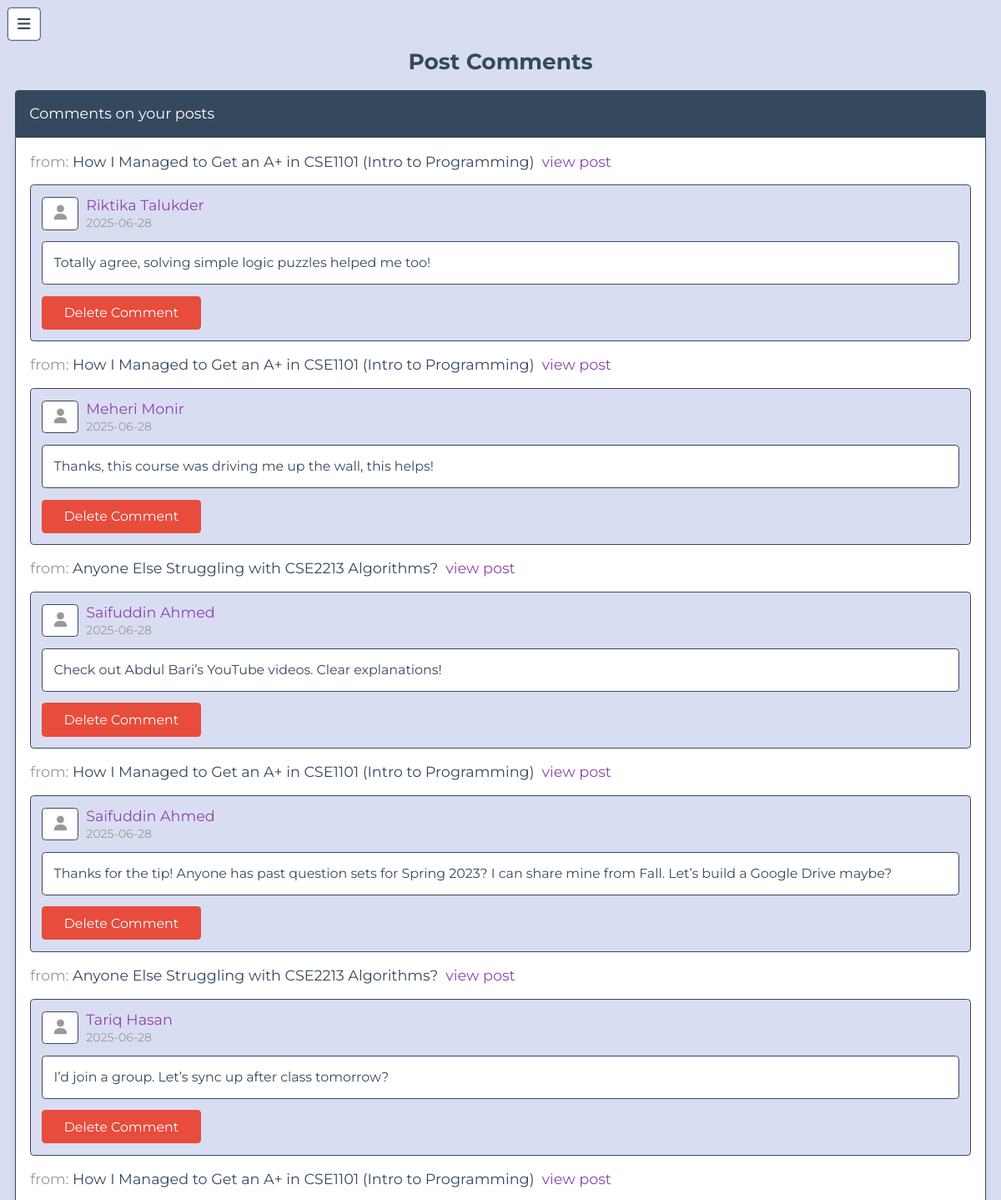
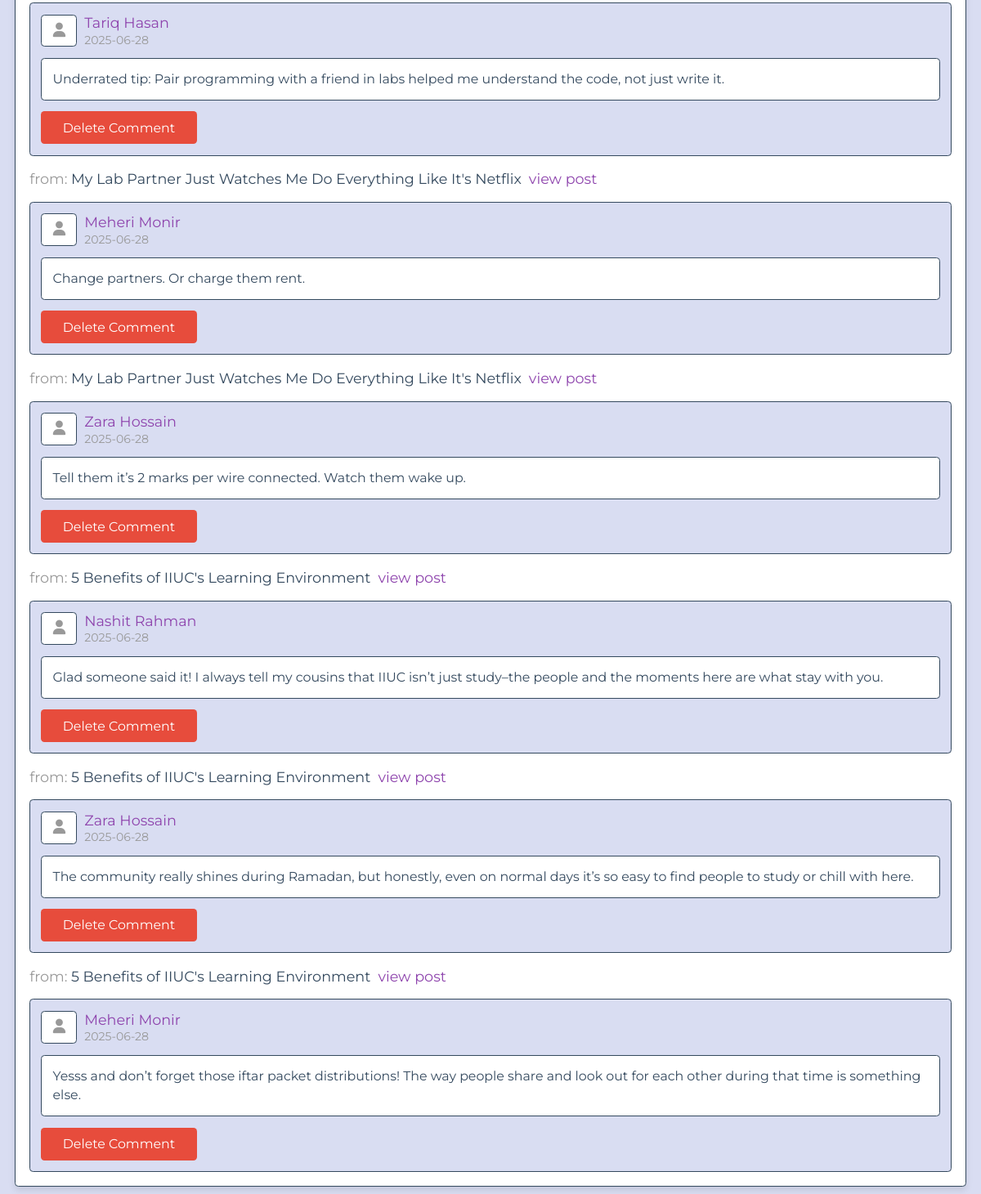
The page /project_blog/my_comments.php (signed in) on the database its author committed (2 pictures, top to bottom).
### tables this page shows
CREATE TABLE `posts` (
  `id` int(100) NOT NULL,
  `user_id` int(100) NOT NULL,
  `name` varchar(100) NOT NULL,
  `title` varchar(100) NOT NULL,
  `content` varchar(10000) NOT NULL,
  `image` varchar(100) NOT NULL,
  `date` date NOT NULL DEFAULT current_timestamp(),
  `status` varchar(10) NOT NULL
);

CREATE TABLE `comments` (
  `id` int(100) NOT NULL,
  `post_id` int(100) NOT NULL,
  `user_id` int(100) NOT NULL,
  `user_name` varchar(50) NOT NULL,
  `comment` varchar(1000) NOT NULL,
  `date` date NOT NULL DEFAULT current_timestamp()
);

### project_blog/my_comments.php (the view, shortened to what this page needs)
<!DOCTYPE html>
<html lang="en">
<head>
   <link rel="stylesheet" href="https://cdnjs.cloudflare.com/ajax/libs/font-awesome/6.1.1/css/all.min.css">
   <link rel="stylesheet" href="css/admin_style.css">
</head>
<body>
<?php include 'user_profile_header.php'; ?>
<section class="comments">
   <h1 class="heading">Post Comments</h1>
   <p class="comment-title">Comments on your posts</p>
   <div class="box-container">
   <?php
   $select_comments = $conn->prepare("SELECT c.* FROM comments c
                                      JOIN posts p ON c.post_id = p.id
                                      WHERE p.user_id = ?");
   $select_comments->execute([$user_id]);
   if ($select_comments->rowCount() > 0) {
      while ($fetch_comments = $select_comments->fetch(PDO::FETCH_ASSOC)) {
   ?>
      <?php
      $select_posts = $conn->prepare("SELECT * FROM `posts` WHERE id = ?");
      $select_posts->execute([$fetch_comments['post_id']]);
      while ($fetch_posts = $select_posts->fetch(PDO::FETCH_ASSOC)) {
      ?>
         <div class="post-title">
            from: <span><?= $fetch_posts['title']; ?></span>
            <a href="my_posts.php?post_id=<?= $fetch_posts['id']; ?>">view post</a>
         </div>
      <?php } ?>
      <div class="box">
         <div class="user">
            <i class="fas fa-user"></i>
            <div class="user-info">
               <span><?= $fetch_comments['user_name']; ?></span>
               <div><?= $fetch_comments['date']; ?></div>
            </div>
         </div>
         <div class="text"><?= $fetch_comments['comment']; ?></div>
         <form action="" method="POST">
            <button type="submit" class="inline-delete-btn" name="delete_comment" onclick="return confirm('Delete this comment?');">delete comment</button>
         </form>
      </div>
   <?php
      }
   } else {
      echo '<p class="empty">No comments on your posts yet!</p>';
   }
   ?>
   </div>
</section>
</body>
</html>

### project_blog/css/admin_style.css (style rules this page uses)
:root { --main-color: #8e44ad; --red: #e74c3c; --orange: #f39c12; --black: #34495e; --white: #fff; --light-bg: hsl(230, 50%, 90%); --light-color: #999; --border: 0.2rem solid var(--black); --box-shadow: 0 0.5rem 1rem rgba(0, 0, 0, 0.1); }
* { font-family: "Montserrat", sans-serif; margin: 0; padding: 0; box-sizing: border-box; text-decoration: none; outline: none; border: none; }
html { font-size: 62.5%; overflow-x: hidden; }
body { background-color: var(--light-bg); padding-left: 35rem; }
section { max-width: 1200px; margin: 0 auto; padding: 2rem; }
.btn, .delete-btn, .option-btn, .inline-btn, .inline-option-btn, .inline-delete-btn { margin-top: 1rem; border-radius: 0.5rem; cursor: pointer; font-size: 1.8rem; color: var(--white); padding: 1.2rem 3rem; text-transform: capitalize; text-align: center; }
.inline-btn, .inline-option-btn, .inline-delete-btn { display: inline-block; margin-right: 1rem; }
.inline-delete-btn, .delete-btn { background-color: var(--red); }
.heading { text-align: center; margin-bottom: 2rem; text-transform: capitalize; color: var(--black); font-size: 3rem; }
.comments .comment-title { border-top-right-radius: 0.5rem; border-top-left-radius: 0.5rem; background-color: var(--black); padding: 2rem; color: var(--white); font-size: 2rem; }
.comments .box-container { border-bottom-right-radius: 0.5rem; border-bottom-left-radius: 0.5rem; background-color: var(--white); box-shadow: var(--box-shadow); border: var(--border); padding: 2rem; display: grid; gap: 2rem; }
.comments .box-container .box { background-color: var(--light-bg); border-radius: 0.5rem; padding: 1.5rem; border: var(--border); }
.comments .box-container .post-title { font-size: 2rem; color: var(--light-color); }
.comments .box-container .post-title span { color: var(--black); }
.comments .box-container .post-title a { color: var(--main-color); margin-left: 0.5rem; }
.comments .box-container .box .user { display: flex; align-items: center; gap: 1rem; margin-bottom: 1.5rem; }
.comments .box-container .box .user i { font-size: 2rem; border-radius: 0.5rem; border: var(--border); height: 4.5rem; width: 5rem; line-height: 4.1rem; background-color: var(--white); text-align: center; color: var(--light-color); }
.comments .box-container .box .user .user-info span { font-size: 2rem; color: var(--main-color); }
.comments .box-container .box .user .user-info div { color: var(--light-color); font-size: 1.6rem; margin-top: 0.2rem; }
.comments .box-container .box .text { font-size: 1.8rem; color: var(--black); line-height: 1.5; white-space: pre-line; background-color: var(--white); border-radius: 0.5rem; padding: 1.5rem; margin: 0.5rem 0; border: var(--border); }
@media (max-width: 1200px) { html { font-size: 55%; } }
@media (max-width: 1200px) { body { padding-left: 0; } }

### rows shown on the page
comments: user_name "Riktika Talukder", date "2025-06-28", comment "Totally agree, solving simple logic puzzles helped me too!"
posts: title "How I Managed to Get an A+ in CSE1101 (Intro to Programming)"
comments: user_name "Meheri Monir", date "2025-06-28", comment "Thanks, this course was driving me up the wall, this helps!"
comments: user_name "Saifuddin Ahmed", date "2025-06-28", comment "Check out Abdul Bari’s YouTube videos. Clear explanations!"
posts: title "Anyone Else Struggling with CSE2213 Algorithms?"
comments: user_name "Saifuddin Ahmed", date "2025-06-28", comment "Thanks for the tip! Anyone has past question sets for Spring 2023? I can share mine from Fall. Let’s build a Google Drive maybe?"
comments: user_name "Tariq Hasan", date "2025-06-28", comment "I’d join a group. Let’s sync up after class tomorrow?"
comments: user_name "Tariq Hasan", date "2025-06-28", comment "Underrated tip: Pair programming with a friend in labs helped me understand the code, not just write it."
comments: user_name "Meheri Monir", date "2025-06-28", comment "Change partners. Or charge them rent."
posts: title "My Lab Partner Just Watches Me Do Everything Like It's Netflix"
comments: user_name "Zara Hossain", date "2025-06-28", comment "Tell them it’s 2 marks per wire connected. Watch them wake up."
comments: user_name "Nashit Rahman", date "2025-06-28", comment "Glad someone said it! I always tell my cousins that IIUC isn’t just study–the people and the moments here are what stay with you."
posts: title "5 Benefits of IIUC's Learning Environment"
comments: user_name "Zara Hossain", date "2025-06-28", comment "The community really shines during Ramadan, but honestly, even on normal days it’s so easy to find people to study or chill with here."
comments: user_name "Meheri Monir", date "2025-06-28", comment "Yesss and don’t forget those iftar packet distributions! The way people share and look out for each other during that time is something else."
